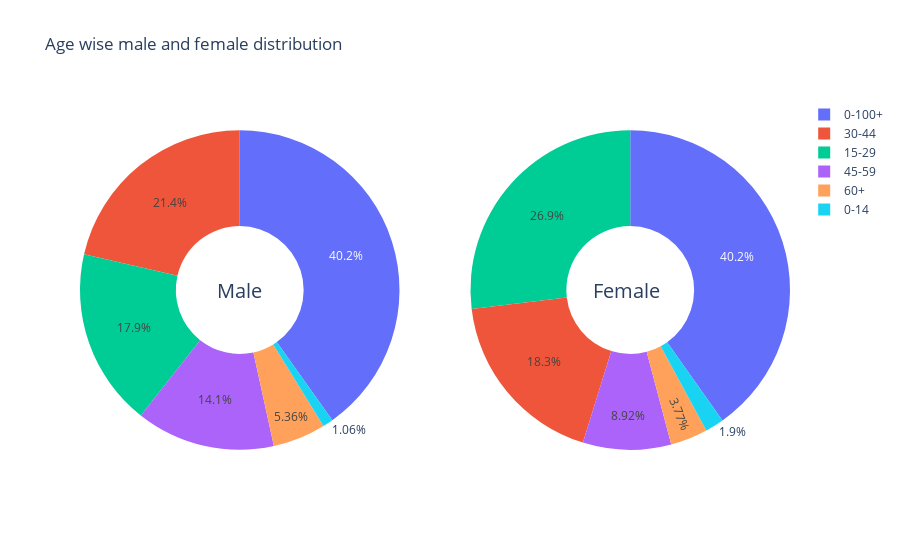

Write notebook code for a chart like this one.
### Code cell
labels = age_all
female_age_total,male_age_total = [],[]
# Create subplots: use 'domain' type for Pie subplot
for i in age_all:
    male_age_total.append(sum(df[(df['Age_group']==i) & (df['Gender']=='Male') ]['Total']))
    female_age_total.append(sum(df[(df['Age_group']==i) & (df['Gender']=='Female') ]['Total']))


fig = make_subplots(rows=1, cols=2, specs=[[{'type':'domain'}, {'type':'domain'}]])
fig.add_trace(go.Pie(labels=labels, values=male_age_total, name="Male"),
              1, 1)
fig.add_trace(go.Pie(labels=labels, values=female_age_total, name="Female"),
              1, 2)

# Use `hole` to create a donut-like pie chart
fig.update_traces(hole=.4, hoverinfo="label+percent+name")

fig.update_layout(
    title_text="Age wise male and female distribution",
    # Add annotations in the center of the donut pies.
    annotations=[dict(text='Male', x=0.19, y=0.5, font_size=20, showarrow=False),
                 dict(text='Female', x=0.82, y=0.5, font_size=20, showarrow=False)])
fig.show()

### Figure 1 — Plotly figure (JSON) as saved in the notebook; plotly's stock layout.template omitted (floating-point values rounded to 4 significant figures)
{"data": [{"domain": {"x": [0, 0.45], "y": [0, 1]}, "hole": 0.4, "hoverinfo": "label+percent+name", "labels": ["0-14", "15-29", "30-44", "45-59", "60+", "0-100+"], "name": "Male", "type": "pie", "values": [48974, 832822, 994138, 652635, 248683, 1863836]}, {"domain": {"x": [0.55, 1], "y": [0, 1]}, "hole": 0.4, "hoverinfo": "label+percent+name", "labels": ["0-14", "15-29", "30-44", "45-59", "60+", "0-100+"], "name": "Female", "type": "pie", "values": [49436, 701215, 477461, 232542, 98242, 1048026]}], "layout": {"annotations": [{"font": {"size": 20}, "showarrow": false, "text": "Male", "x": 0.19, "y": 0.5}, {"font": {"size": 20}, "showarrow": false, "text": "Female", "x": 0.82, "y": 0.5}], "title": {"text": "Age wise male and female distribution"}}}
